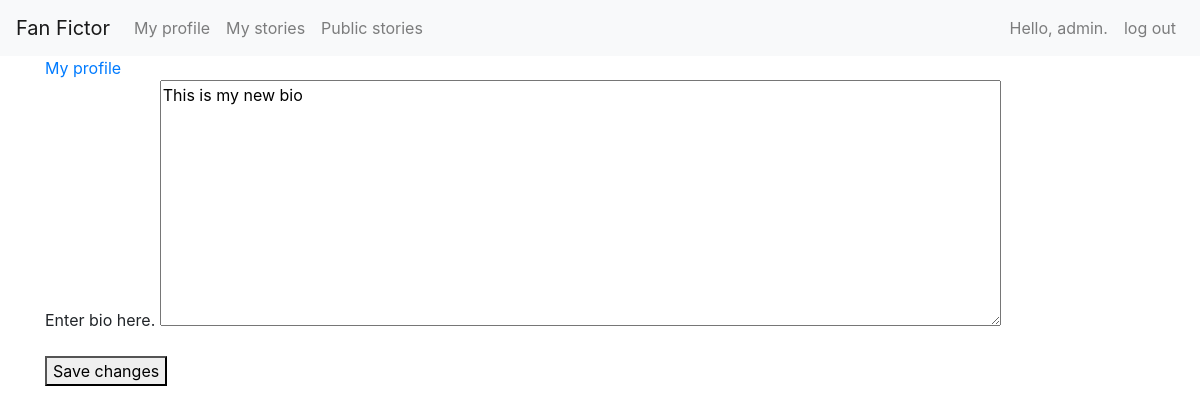
Before: /users/myprofile/edit_bio/ (signed in) with the older database file.
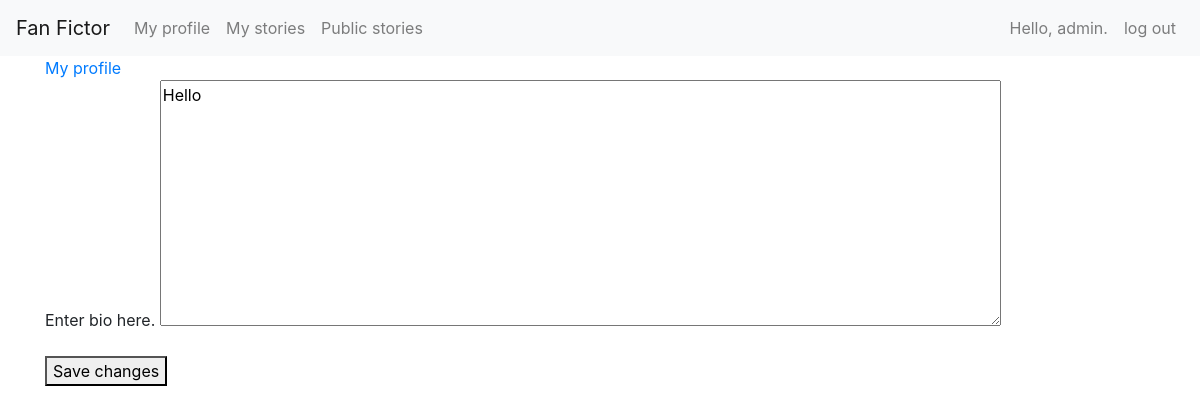
After: the same page with the newer database file.
### users/models.py (models this page shows)
class UserProfiles(models.Model):
    user = models.OneToOneField(User,
                                on_delete=models.CASCADE,
                                primary_key=True)
    biography = models.CharField(max_length=1000)
    profile_picture = models.URLField()

### users/views.py (the view)
# urls.py: path('myprofile/edit_bio/', views.edit_bio, name='edit_bio'),
@login_required
def edit_bio(request):
    users_profile = UserProfiles.objects.get(user=request.user)
    if request.user != users_profile.user:
        raise Http404("You do not have permission")
    if request.method != 'POST':
        form = BiographyForm(instance=users_profile)
    else:
        form = BiographyForm(instance=users_profile, data=request.POST)
        if form.is_valid():
            form.save()
            print("execute this line in bio")
            return HttpResponseRedirect(reverse('users:my_profile'))
    context = {'form': form}
    return render(request, 'users/edit_bio.html', context)

### users/forms.py
class BiographyForm(forms.ModelForm):
    class Meta:
        model = UserProfiles
        fields = {'biography'}
        labels = {'biography': 'Enter bio here.'}
        widgets = {'biography': forms.Textarea(attrs={'cols': 80})}

### users/templates/users/edit_bio.html (shortened to what this page needs)
{% extends "fan_fictions/base.html" %}
{% block content %}
    <a href="{% url 'users:my_profile' %}">My profile</a>
    <form action="{% url 'users:edit_bio' %}" method="post">
        <div class="form-group">
            {{ form.as_p }}
            <button type="submit">Save changes</button>
        </div>
    </form>
{% endblock content %}

Changed rows visible on the page:
changed UserProfiles: biography "This is my new bio" → "Hello"
